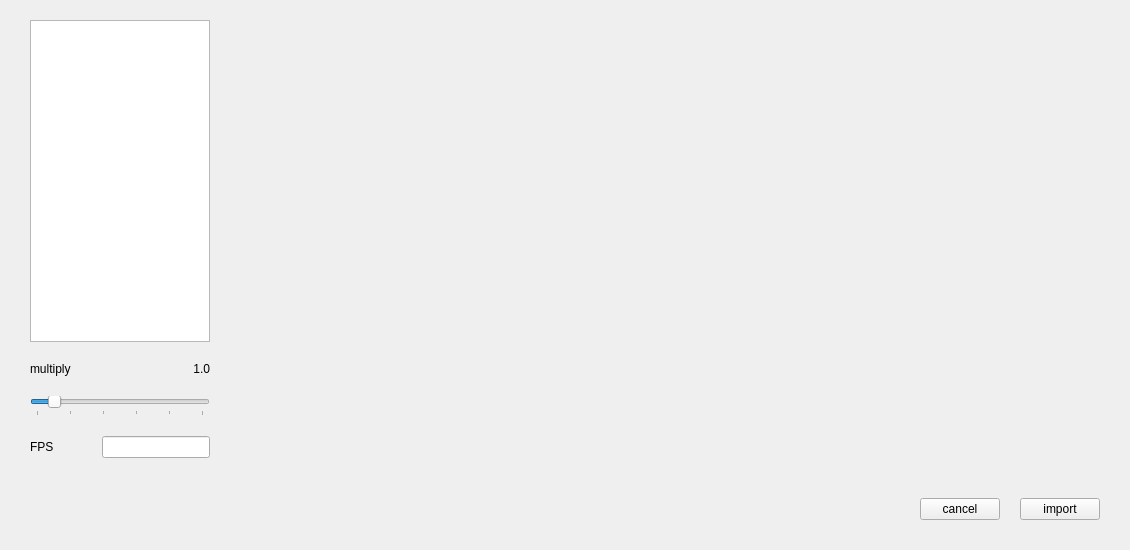
<?xml version="1.0" encoding="UTF-8"?>
<ui version="4.0">
 <class>Form</class>
 <widget class="QWidget" name="Form">
  <property name="geometry">
   <rect>
    <x>0</x>
    <y>0</y>
    <width>1130</width>
    <height>550</height>
   </rect>
  </property>
  <property name="minimumSize">
   <size>
    <width>1130</width>
    <height>550</height>
   </size>
  </property>
  <property name="maximumSize">
   <size>
    <width>1130</width>
    <height>550</height>
   </size>
  </property>
  <property name="windowTitle">
   <string>Form</string>
  </property>
  <layout class="QVBoxLayout" name="verticalLayout_3" stretch="0">
   <property name="spacing">
    <number>10</number>
   </property>
   <property name="sizeConstraint">
    <enum>QLayout::SetDefaultConstraint</enum>
   </property>
   <property name="margin">
    <number>10</number>
   </property>
   <item>
    <layout class="QGridLayout" name="gridLayout">
     <property name="sizeConstraint">
      <enum>QLayout::SetMinimumSize</enum>
     </property>
     <property name="leftMargin">
      <number>20</number>
     </property>
     <property name="topMargin">
      <number>10</number>
     </property>
     <property name="rightMargin">
      <number>20</number>
     </property>
     <property name="bottomMargin">
      <number>20</number>
     </property>
     <property name="spacing">
      <number>20</number>
     </property>
     <item row="0" column="0">
      <layout class="QVBoxLayout" name="verticalLayout">
       <item>
        <layout class="QVBoxLayout" name="verticalLayout_2">
         <item>
          <widget class="QTreeWidget" name="tree_shakes">
           <property name="sizePolicy">
            <sizepolicy hsizetype="Fixed" vsizetype="Expanding">
             <horstretch>0</horstretch>
             <verstretch>0</verstretch>
            </sizepolicy>
           </property>
           <property name="maximumSize">
            <size>
             <width>180</width>
             <height>16777215</height>
            </size>
           </property>
           <property name="columnCount">
            <number>1</number>
           </property>
           <attribute name="headerVisible">
            <bool>false</bool>
           </attribute>
           <attribute name="headerCascadingSectionResizes">
            <bool>false</bool>
           </attribute>
           <column>
            <property name="text">
             <string notr="true">1</string>
            </property>
           </column>
          </widget>
         </item>
         <item>
          <layout class="QHBoxLayout" name="horizontalLayout_5">
           <item>
            <widget class="QLabel" name="label_multiply">
             <property name="sizePolicy">
              <sizepolicy hsizetype="Fixed" vsizetype="Preferred">
               <horstretch>0</horstretch>
               <verstretch>0</verstretch>
              </sizepolicy>
             </property>
             <property name="maximumSize">
              <size>
               <width>180</width>
               <height>16777215</height>
              </size>
             </property>
             <property name="text">
              <string>multiply</string>
             </property>
            </widget>
           </item>
           <item>
            <widget class="QLabel" name="label_multiply_value">
             <property name="text">
              <string>1.0</string>
             </property>
             <property name="alignment">
              <set>Qt::AlignRight|Qt::AlignTrailing|Qt::AlignVCenter</set>
             </property>
            </widget>
           </item>
          </layout>
         </item>
         <item>
          <widget class="QSlider" name="slider_multiply">
           <property name="sizePolicy">
            <sizepolicy hsizetype="Fixed" vsizetype="Fixed">
             <horstretch>0</horstretch>
             <verstretch>0</verstretch>
            </sizepolicy>
           </property>
           <property name="maximumSize">
            <size>
             <width>180</width>
             <height>16777215</height>
            </size>
           </property>
           <property name="baseSize">
            <size>
             <width>180</width>
             <height>0</height>
            </size>
           </property>
           <property name="cursor">
            <cursorShape>ArrowCursor</cursorShape>
           </property>
           <property name="minimum">
            <number>0</number>
           </property>
           <property name="maximum">
            <number>100</number>
           </property>
           <property name="singleStep">
            <number>20</number>
           </property>
           <property name="value">
            <number>10</number>
           </property>
           <property name="orientation">
            <enum>Qt::Horizontal</enum>
           </property>
           <property name="invertedControls">
            <bool>false</bool>
           </property>
           <property name="tickPosition">
            <enum>QSlider::TicksBelow</enum>
           </property>
           <property name="tickInterval">
            <number>20</number>
           </property>
          </widget>
         </item>
        </layout>
       </item>
       <item>
        <layout class="QHBoxLayout" name="horizontalLayout_3">
         <item>
          <widget class="QLabel" name="label_fps">
           <property name="text">
            <string>FPS</string>
           </property>
          </widget>
         </item>
         <item>
          <widget class="QLineEdit" name="line_fps">
           <property name="sizePolicy">
            <sizepolicy hsizetype="Fixed" vsizetype="Fixed">
             <horstretch>0</horstretch>
             <verstretch>0</verstretch>
            </sizepolicy>
           </property>
           <property name="maximumSize">
            <size>
             <width>180</width>
             <height>16777215</height>
            </size>
           </property>
           <property name="text">
            <string/>
           </property>
           <property name="alignment">
            <set>Qt::AlignRight|Qt::AlignTrailing|Qt::AlignVCenter</set>
           </property>
          </widget>
         </item>
        </layout>
       </item>
      </layout>
     </item>
     <item row="0" column="2">
      <widget class="QWidget" name="widget_screen" native="true"/>
     </item>
     <item row="2" column="2">
      <layout class="QHBoxLayout" name="horizontalLayout">
       <item>
        <spacer name="horizontalSpacer">
         <property name="orientation">
          <enum>Qt::Horizontal</enum>
         </property>
         <property name="sizeHint" stdset="0">
          <size>
           <width>40</width>
           <height>20</height>
          </size>
         </property>
        </spacer>
       </item>
       <item>
        <widget class="QPushButton" name="btn_cancel">
         <property name="maximumSize">
          <size>
           <width>85</width>
           <height>16777215</height>
          </size>
         </property>
         <property name="text">
          <string>cancel</string>
         </property>
        </widget>
       </item>
       <item>
        <widget class="QPushButton" name="btn_import">
         <property name="maximumSize">
          <size>
           <width>85</width>
           <height>16777215</height>
          </size>
         </property>
         <property name="text">
          <string>import</string>
         </property>
        </widget>
       </item>
      </layout>
     </item>
     <item row="1" column="0">
      <spacer name="verticalSpacer">
       <property name="orientation">
        <enum>Qt::Vertical</enum>
       </property>
       <property name="sizeType">
        <enum>QSizePolicy::Maximum</enum>
       </property>
       <property name="sizeHint" stdset="0">
        <size>
         <width>20</width>
         <height>20</height>
        </size>
       </property>
      </spacer>
     </item>
    </layout>
   </item>
  </layout>
 </widget>
 <resources/>
 <connections/>
</ui>
